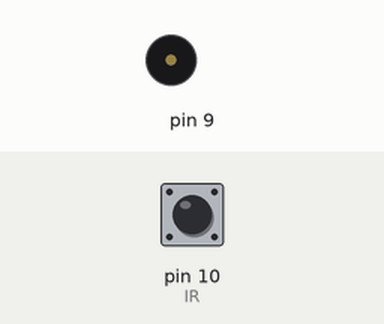
Recording of a sketch running on a simulated Arduino Uno, built with avr-gcc and run on an emulated ATmega328P. Shown: buzzer (waves = sounding). Inputs (shaded band) come from the test bench; at power-on: pin 10 (IR) HIGH. What the sketch prints to the serial monitor is not drawn.

Above: at 0.5 s.
Timing chart, 0 to 3.0 s (numbered marks = the images above):
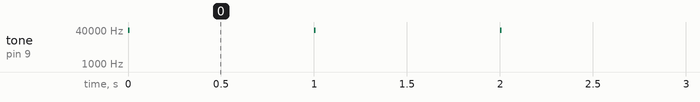

The sketch:

ir.ino
```cpp
/*
 * http://learn.parallax.com/tutorials/robot/shield-bot/robotics-board-education-shield-arduino/chapter-7-navigating-infrared-9
 * Robotics with the BOE Shield - TestLeftIR
 * Display 1 if the left IR detector does not detect an object,
 * or 0 if it does.
 */

void setup()                                 // Built-in initialization block
{
Serial.begin(9600);
}

void loop()                                  // Main loop auto-repeats
{
  tone(9, 38000, 8);                // IRLED 38 kHz for at least 1 ms
  delay(1);                         // Wait 1 ms
  int ir = digitalRead(10);         // IR receiver -> ir variable
  Serial.println(ir);
  delay(1000);                      //wait 1 sec between readings
}
```

Measured:
- by itself, tone on pin 9: alternates 38000 Hz for 0.01 s and silent for 0.99 s
